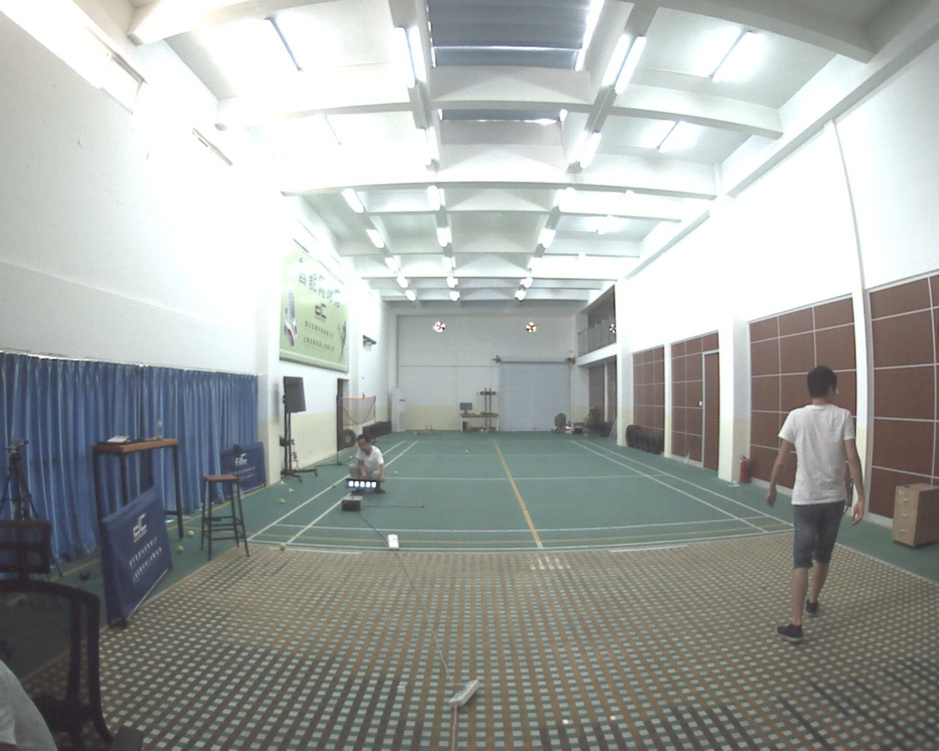
//> input picture opencv_test/000016.jpg, 939 x 751 px, shrunk from 1280 x 1024 before the run
$ ./opencv_sift ../000016.jpg ../000713.jpg   (built with g++ and OpenCV 4, older OpenCV classes emulated)
//> lines starting //> are read from the running program, lines starting //| are printed output that depends on the picture
#include <opencv2/highgui.hpp>
#include <opencv2/nonfree/nonfree.hpp>
#include <opencv2/legacy/legacy.hpp>
#include <vector>
using namespace cv;

int main(int argc, char* argv[])
{
	Mat image01 = imread(argv[1]);
//> image01 is the input picture: 751 rows x 939 cols, CV_8UC3; mean B, G, R 163.1, 166, 162.1
	Mat image02 = imread(argv[2]);
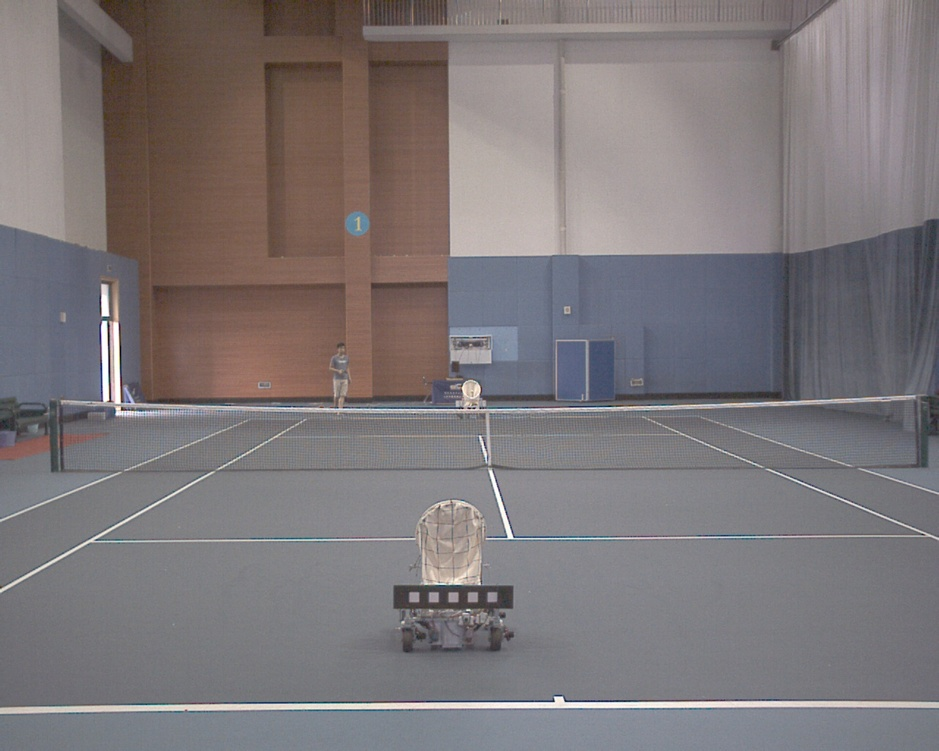
//> input picture opencv_test/000713.jpg, 939 x 751 px, shrunk from 1280 x 1024 before the run
//> image02 is the input picture: 751 rows x 939 cols, CV_8UC3; mean B, G, R 120.6, 118.6, 124.6
	Mat image1, image2;
	GaussianBlur(image01, image1, cv::Size(3,3), 0.5);
	GaussianBlur(image02, image2, cv::Size(3,3), 0.5);

	SiftFeatureDetector siftDetector(300);
	std::vector<cv::KeyPoint> keyPoint1,keyPoint2;
	siftDetector.detect(image1, keyPoint1);
//> keyPoint1 = 300 keypoints; strongest (x, y, size): (374, 484, 3.1), (351, 483, 3.1), (357, 484, 2.9), (293, 394, 18.5)
	siftDetector.detect(image2, keyPoint2);
//> keyPoint2 = 300 keypoints; strongest (x, y, size): (105, 312, 5.2), (104, 324, 3.9), (553, 701, 2.2), (122, 409, 2.6)

	//绘制特征点
	drawKeypoints(image1,keyPoint1,image1,Scalar::all(-1),DrawMatchesFlags::DRAW_RICH_KEYPOINTS);
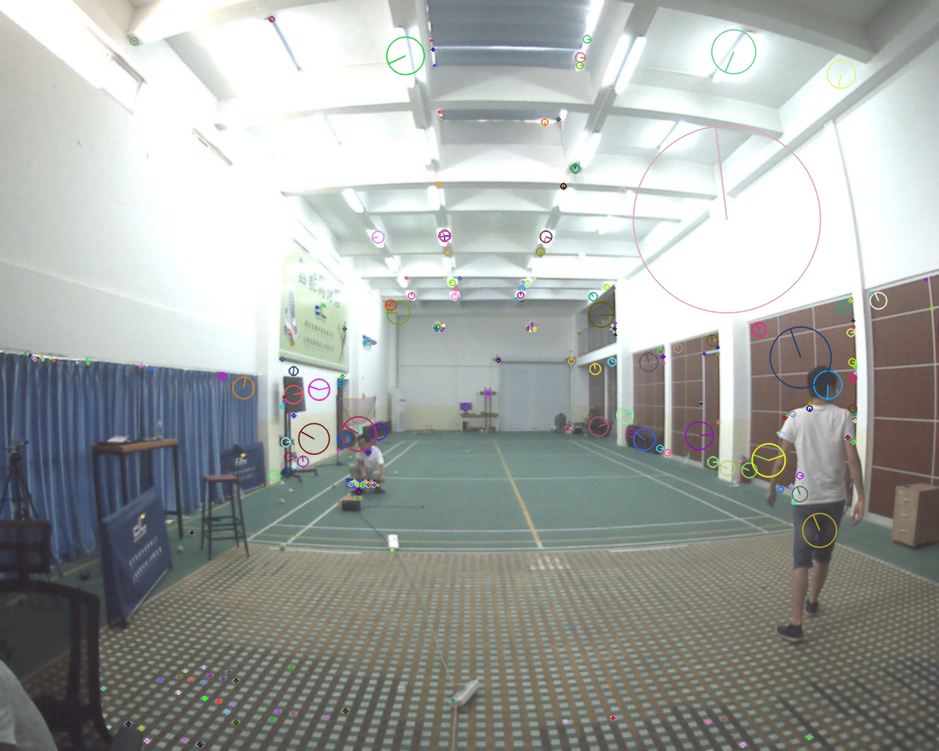
//> image1: 751 rows x 939 cols, CV_8UC3; mean B, G, R 162.7, 165.7, 161.9
	drawKeypoints(image2,keyPoint2,image2,Scalar::all(-1),DrawMatchesFlags::DRAW_RICH_KEYPOINTS);
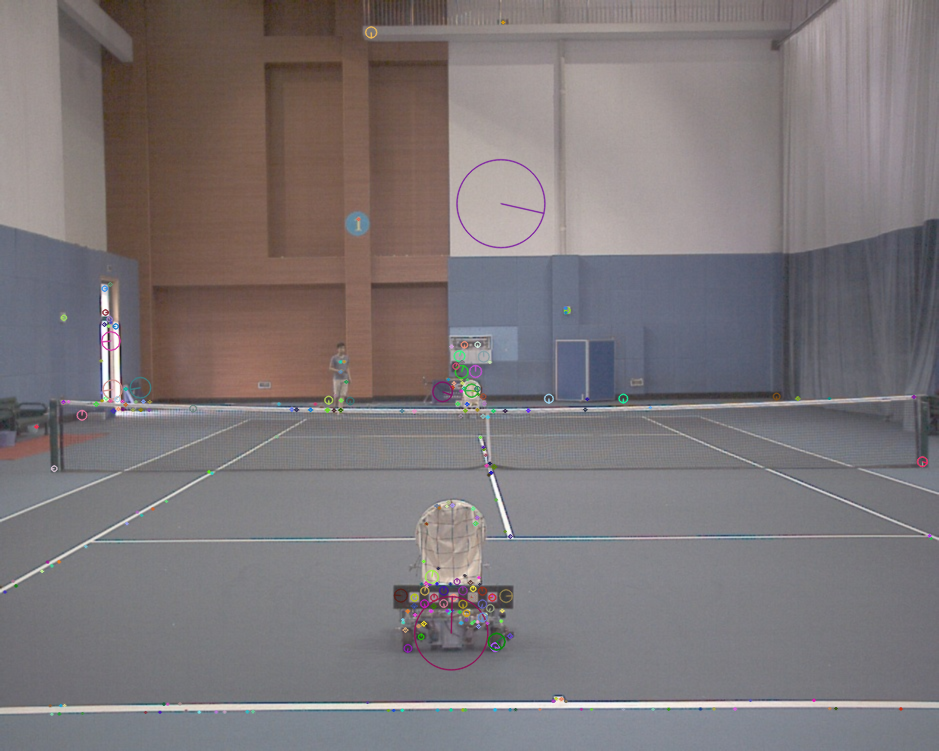
//> image2: 751 rows x 939 cols, CV_8UC3; mean B, G, R 120.6, 118.5, 124.6
	namedWindow("KeyPoints of image1",0);
	namedWindow("KeyPoints of image2",0);

	imshow("KeyPoints of image1",image1);
	imshow("KeyPoints of image2",image2);

	//特征点描述，为下边的特征点匹配做准备
	SiftDescriptorExtractor siftDescriptor;
	Mat imageDesc1,imageDesc2;
	siftDescriptor.compute(image1,keyPoint1,imageDesc1);
	siftDescriptor.compute(image2,keyPoint2,imageDesc2);

	//特征点匹配并显示匹配结果
	BruteForceMatcher<L2<float> > matcher;
	vector<DMatch> matchePoints;
	matcher.match(imageDesc1,imageDesc2,matchePoints,Mat());
//> matchePoints = 300 matches
	Mat imageOutput;
	drawMatches(image01,keyPoint1,image02,keyPoint2,matchePoints,imageOutput);
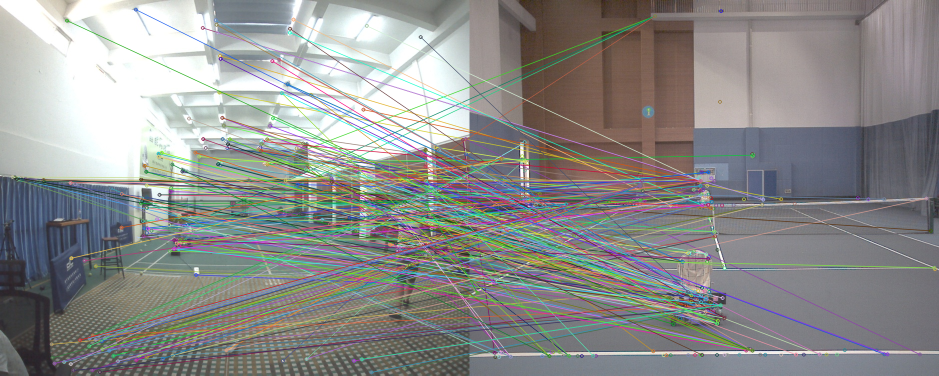
//> imageOutput: 751 rows x 1878 cols, CV_8UC3 (shown at 1/2 size); mean B, G, R 140.4, 141.9, 141.5
	namedWindow("Mathch Points",0);
	imshow("Mathch Points",imageOutput);
	waitKey();
	return 0;
}
